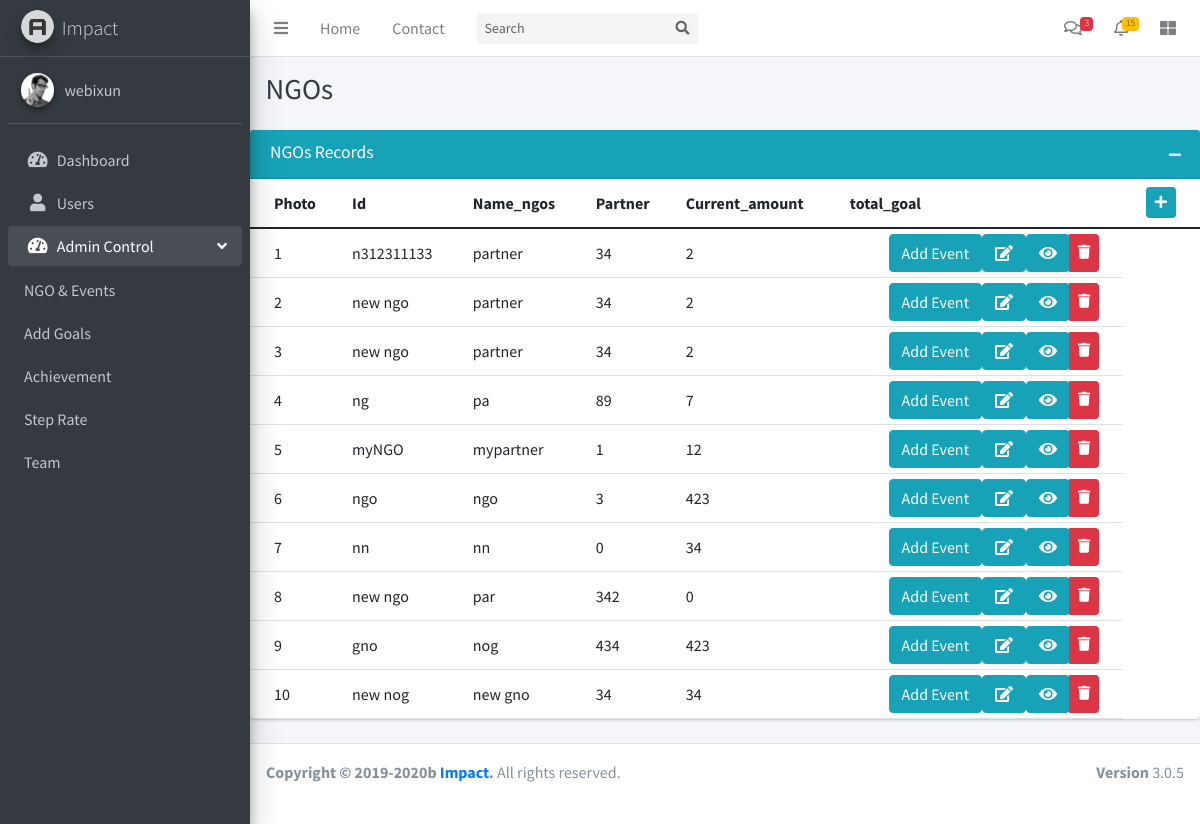
The app's page /adminNGO.php with its own data.
### tables this page shows
CREATE TABLE `ngos` (
  `id` int(11) NOT NULL,
  `name_ngos` varchar(255) NOT NULL,
  `partner` varchar(255) NOT NULL,
  `current_amount` int(11) NOT NULL,
  `total_goal` int(11) NOT NULL,
  `no_of_workout` int(11) NOT NULL,
  `description` text NOT NULL,
  `about` text NOT NULL,
  `img` varchar(255) NOT NULL,
  `amount_raised` int(11) NOT NULL,
  `no_of_days` int(11) NOT NULL
);

### adminNGOContent.php (the view)
<div class="content-wrapper">
    <div class="content-header">
        <div class="container-fluid">
            <div class="row mb-2">
                <div class="col-sm-6">
                    <h1 class="m-0 text-dark">NGOs</h1>
                </div>
                <div class="col-sm-6">
                </div>
            </div>
        </div>
    </div>
    <div class="card card-info">
        <div class="card-header">
            <h3 class="card-title">NGOs Records</h3>
            <div class="card-tools">
                <button type="button" class="btn btn-tool" data-card-widget="collapse" data-toggle="tooltip" title="Collapse">
                    <i class="fas fa-minus"></i></button>
            </div>
        </div>
        <div class="card-body p-0">
            <table class="table">
                <thead>
                    <tr>
                        <th>Photo</th>
                        <th>Id</th>
                        <th>Name_ngos</th>
                        <th>Partner</th>
                        <th>Current_amount</th>
                        <th>total_goal</th>
                        <th class="text-right py-0 align-middle">
                            <div class="btn-group btn-group-sm">
                                <a href="NGOAdd.php" class="btn btn-info"><i class="fas fa-plus"></i></a>
                            </div>
                        </th>
                    </tr>
                </thead>
                <tbody>
                    <?php
                    require 'config.php';
                    $sql = "SELECT id,name_ngos,partner,current_amount,total_goal FROM ngos";
                    $result = $conn->query($sql);
                    while ($row =  $result->fetch_assoc()) {
                        $id = $row['id'];
                        $name_ngos = $row['name_ngos'];
                        $partner = $row['partner'];
                        $current_amount = $row['current_amount'];
                        $total_goal = $row['total_goal'];
                    ?>
                        <tr id="<?= $id; ?>">
                            <td contenteditable="true"><?= $id; ?></td>
                            <td contentedita ble="true"><?= $name_ngos; ?></td>
                            <td contenteditable="true"><?= $partner; ?></td>
                            <td contenteditable="true"><?= $current_amount; ?></td>
                            <td contenteditable="true"><?= $total_goal; ?></td>
                            <td class='text-right py-0 align-middle'>
                                <div class='btn-group btn-group-sm'>
                                    <form id='form1' method='get' action="NGO_event_add.php">
                                        <button form='form1' type="submit" name='id' value='<?= $id ?>' class="btn btn-info">Add Event
                                        </button>
                                    </form>
                                    <form id='form2' method='get' action="NGOEdit.php">
                                        <button form='form2' type="submit" name='id' value='<?= $id ?>' class="btn btn-info"><i class="fas fa-edit"></i>
                                        </button>
                                    </form>
                                    <form id='form3' method='get' action="NGOView.php">
                                        <button form='form3' type="submit" name='id' value='<?= $id ?>' class="btn btn-info"><i class="fas fa-eye"></i>
                                        </button>
                                    </form>
                                    <button onclick="remove('<?= $id; ?>')" class='btn btn-danger'><i class='fas fa-trash'></i></button>
                                </div>
                            </td>
                        </tr>
                    <?php
                    }
                    ?>
                </tbody>
            </table>
        </div>
    </div>
</div>

### adminNGO.php (shortened to what this page needs)
<!DOCTYPE html>
<html>
<?php require_once "head.php" ?>
<body class="hold-transition sidebar-mini layout-fixed">
    <div class="wrapper">
        <?php require_once "navbar.php" ?>
        <?php require_once "mainSidebar.php" ?>
        <?php require_once "adminNGOContent.php" ?>
        <?php require_once "footer.php" ?>
    </div>
</body>
</html>

### head.php (shortened to what this page needs)
<head>
    <link href="https://cdn.jsdelivr.net/npm/bootstrap@5.0.0-beta1/dist/css/bootstrap.min.css" rel="stylesheet">
    <link rel="stylesheet" href="plugins/fontawesome-free/css/all.min.css">
    <link rel="stylesheet" href="https://code.ionicframework.com/ionicons/2.0.1/css/ionicons.min.css">
    <link rel="stylesheet" href="plugins/tempusdominus-bootstrap-4/css/tempusdominus-bootstrap-4.min.css">
    <link rel="stylesheet" href="plugins/icheck-bootstrap/icheck-bootstrap.min.css">
    <link rel="stylesheet" href="plugins/jqvmap/jqvmap.min.css">
    <link rel="stylesheet" href="dist/css/adminlte.min.css">
    <link rel="stylesheet" href="plugins/overlayScrollbars/css/OverlayScrollbars.min.css">
    <link rel="stylesheet" href="plugins/daterangepicker/daterangepicker.css">
    <link rel="stylesheet" href="plugins/summernote/summernote-bs4.css">
</head>

### navbar.php (shortened to what this page needs)
<nav class="main-header navbar navbar-expand navbar-white navbar-light">
  <ul class="navbar-nav">
    <li class="nav-item">
      <a class="nav-link" data-widget="pushmenu" href="#" role="button"><i class="fas fa-bars"></i></a>
    </li>
    <li class="nav-item d-none d-sm-inline-block">
      <a href="index3.html" class="nav-link">Home</a>
    </li>
    <li class="nav-item d-none d-sm-inline-block">
      <a href="#" class="nav-link">Contact</a>
    </li>
  </ul>
  <form class="form-inline ml-3">
    <div class="input-group input-group-sm">
      <input class="form-control form-control-navbar" type="search" placeholder="Search" aria-label="Search">
      <div class="input-group-append">
        <button class="btn btn-navbar" type="submit">
          <i class="fas fa-search"></i>
        </button>
      </div>
    </div>
  </form>
  <ul class="navbar-nav ml-auto">
    <li class="nav-item dropdown">
      <a class="nav-link" data-toggle="dropdown" href="#">
        <i class="far fa-comments"></i>
        <span class="badge badge-danger navbar-badge">3</span>
      </a>
    </li>
    <li class="nav-item dropdown">
      <a class="nav-link" data-toggle="dropdown" href="#">
        <i class="far fa-bell"></i>
        <span class="badge badge-warning navbar-badge">15</span>
      </a>
    </li>
    <li class="nav-item">
      <a class="nav-link" data-widget="control-sidebar" data-slide="true" href="#" role="button"><i class="fas fa-th-large"></i></a>
    </li>
  </ul>
</nav>

### mainSidebar.php (shortened to what this page needs)
<aside class="main-sidebar sidebar-dark-primary elevation-4">
    <a href="index.php" class="brand-link">
        <img src="dist/img/AdminLTELogo.png" alt="AdminLTE Logo" class="brand-image img-circle elevation-3" style="opacity: .8">
        <span class="brand-text font-weight-light">Impact</span>
    </a>
    <div class="sidebar">
        <div class="user-panel mt-3 pb-3 mb-3 d-flex">
            <div class="image">
                <img src="dist/img/user2-160x160.jpg" class="img-circle elevation-2" alt="User Image">
            </div>
            <div class="info">
                <?php
                  require "config.php";
                  $sql = "SELECT name FROM admin WHERE id = 1";
                  $result = $conn->query($sql);
                  if ($result->num_rows > 0) {
                      $row = $result->fetch_assoc();
                      $name = $row['name'];
                  }
                  echo "<a href='#' class='d-block'>" . $name . "</a>"
                  ?>
            </div>
        </div>
        <nav class="mt-2">
            <ul class="nav nav-pills nav-sidebar flex-column" data-widget="treeview" role="menu" data-accordion="false">
                <li class="nav-item">
                    <a href="./dashboard.php" class="nav-link deactive">
                        <i class="nav-icon    fas fa-tachometer-alt"></i>
                        <p>Dashboard</p>
                    </a>
                </li>
                <li class="nav-item">
                    <a href="./user.php" class="nav-link">
                        <i class="nav-icon fas fa-user"></i>
                        <p>Users</p>
                    </a>
                </li>
                <li class="nav-item has-treeview menu-open">
                    <a href="#" class="nav-link ">
                        <i class="nav-icon fas fa-tachometer-alt"></i>
                        <p>
                            Admin Control
                            <i class="right fas fa-angle-left"></i>
                        </p>
                    </a>
                    <ul class="nav nav-treeview">
                        <li class="nav-item">
                            <a href="./adminNGO.php" class="nav-link">
                                <p>NGO & Events</p>
                            </a>
                        </li>
                    </ul>
                        <ul class="nav nav-treeview">
                            <li class="nav-item">
                                <a href="./addGoals.php" class="nav-link">
                                    <p>Add Goals</p>
                                </a>
                            </li>
                            <li class="nav-item">
                                <a href="./achievement.php" class="nav-link">
                                    <p>Achievement</p>
                                </a>
                            </li>
                            <li class="nav-item">
                                <a href="./stepRate.php" class="nav-link">
                                    <p>Step Rate</p>
                                </a>
                            </li>
                            <li class="nav-item">
                                <a href="./team.php" class="nav-link">
                                    <p>Team</p>
                                </a>
                            </li>
                        </ul>
                </li>
            </ul>
        </nav>
    </div>
</aside>

### footer.php
<footer class="main-footer">
            <strong>Copyright &copy; 2019-2020b  <a href="http://impact.io">Impact</a>.</strong>
            All rights reserved.
            <div class="float-right d-none d-sm-inline-block">
                <b>Version</b> 3.0.5
            </div>
        </footer>

### records on screen
ngos: id "1", name_ngos "n312311133", partner "partner", current_amount "34", total_goal "2"
ngos: id "2", name_ngos "new ngo", partner "partner", current_amount "34", total_goal "2"
ngos: id "3", name_ngos "new ngo", partner "partner", current_amount "34", total_goal "2"
ngos: id "4", name_ngos "ng", partner "pa", current_amount "89", total_goal "7"
ngos: id "5", name_ngos "myNGO", partner "mypartner", current_amount "1", total_goal "12"
ngos: id "6", name_ngos "ngo", partner "ngo", current_amount "3", total_goal "423"
ngos: id "7", name_ngos "nn", partner "nn", current_amount "0", total_goal "34"
ngos: id "8", name_ngos "new ngo", partner "par", current_amount "342", total_goal "0"
ngos: id "9", name_ngos "gno", partner "nog", current_amount "434", total_goal "423"
ngos: id "10", name_ngos "new nog", partner "new gno", current_amount "34", total_goal "34"

### other values on screen
$name "webixun"
